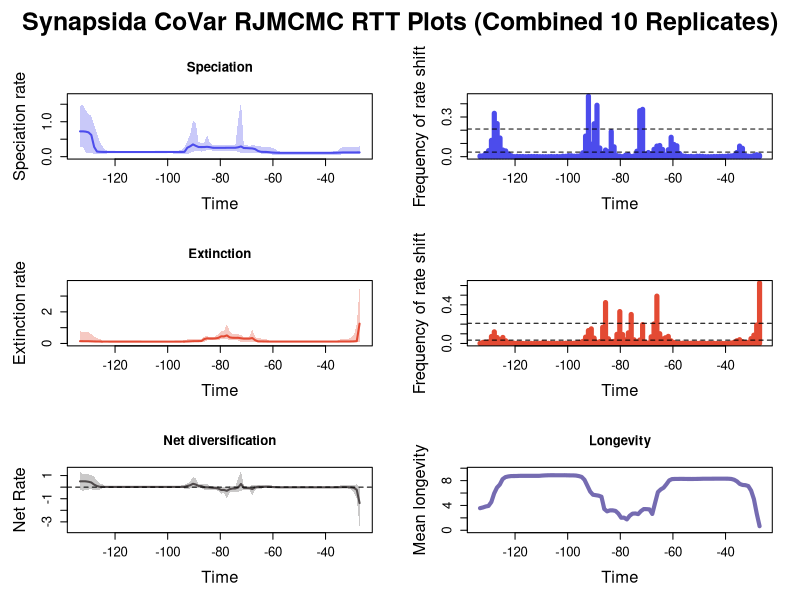

Source code (R):


pdf(file='C:/Users/SimoesLabAdmin/Documents/BDNN_Arielli/synapsida/mcmc_predictors/B_covar/B_covar_syn_RTT_plots.pdf',width=10, height=15)
par(mfrow=c(3,2), 
    oma=c(0,0,3,0),     # Increased top outer margin from 2 to 3
    mar=c(5,5,4,2)+0.1, # Increase plot margins for larger axis labels
    cex.lab=1.5,        # Increase axis label size
    cex.axis=1.2)       # Increase axis tick label size
library(scales)

time=c(-27.068001935, -28.141163805,-29.214325675,-30.287487545,-31.360649415,-32.433811285000004,-33.506973155,-34.580135025000004,-35.653296895,-36.726458765000004,-37.799620635,-38.872782505,-39.945944374999996,-41.019106245,-42.092268114999996,-43.165429985,-44.238591854999996,-45.311753725,-46.384915594999995,-47.458077465,-48.531239334999995,-49.604401205,-50.677563074999995,-51.750724945,-52.82388681500001,-53.897048685,-54.97021055500001,-56.043372425,-57.11653429500001,-58.189696165,-59.26285803500001,-60.336019905,-61.40918177500001,-62.482343645,-63.55550551500001,-64.628667385,-65.70182925499999,-66.774991125,-67.848152995,-68.921314865,-69.99447673499999,-71.067638605,-72.140800475,-73.213962345,-74.28712421499999,-75.360286085,-76.433447955,-77.50660982500001,-78.579771695,-79.652933565,-80.726095435,-81.79925730500001,-82.872419175,-83.945581045,-85.018742915,-86.09190478500001,-87.165066655,-88.238228525,-89.311390395,-90.38455226500001,-91.45771413499999,-92.530876005,-93.604037875,-94.67719974500001,-95.75036161500002,-96.823523485,-97.896685355,-98.96984722500001,-100.04300909500002,-101.116170965,-102.189332835,-103.26249470500001,-104.33565657500002,-105.408818445,-106.481980315,-107.55514218500001,-108.62830405500002,-109.701465925,-110.774627795,-111.84778966500001,-112.92095153500001,-113.994113405,-115.067275275,-116.140437145,-117.21359901500001,-118.28676088499999,-119.359922755,-120.433084625,-121.50624649500001,-122.57940836499999,-123.652570235,-124.725732105,-125.79889397500001,-126.87205584499999,-127.945217715,-129.01837958500002,-130.09154145500003,-131.16470332500003,-132.237865195,-133.31102706500002)
rate=c(0.12197343003695399, 0.12154615348035899,0.12100863934218622,0.12078875028353112,0.1207451426641504,0.12073337511692522,0.12023067201097942,0.11684402056210944,0.11269973799889077,0.1104877374672314,0.110144132265192,0.10970755889739267,0.10955530220045007,0.10952596609165424,0.10947882483961338,0.10943252265348799,0.10929068918592237,0.10943252265348799,0.10943252265348799,0.10943252265348799,0.10943252265348799,0.10947882483961338,0.10955530220045007,0.10955530220045007,0.10963916552368169,0.10963916552368169,0.10968049778728292,0.10968049778728292,0.10991137180836391,0.11071983476308918,0.11413015917818714,0.1186890303303946,0.1277962915618686,0.1349170601968093,0.13604179398134048,0.139917777744126,0.16439012496147298,0.21629644880437626,0.2354947403193049,0.2395326506064786,0.24504861349615695,0.24696379390458523,0.2922131186569009,0.2679601866201702,0.25448832202138444,0.2541085419927751,0.2541085419927751,0.2541085419927751,0.25245640439306993,0.2523849958803308,0.25229228975814977,0.2523849958803308,0.25393959088899776,0.27149062225908543,0.2817794444052515,0.27551147807128107,0.2744863887231296,0.2753361616230765,0.3098522887096541,0.3513055161107757,0.29619083005688773,0.2562928977584863,0.13755088268006582,0.13436568977643726,0.13414183436230848,0.13400634893632918,0.13387893874002632,0.13387893874002632,0.13367414159558294,0.1330837424471586,0.1330837424471586,0.13306047194630585,0.13306047194630585,0.13302792988370854,0.13302792988370854,0.13302792988370854,0.13302792988370854,0.13302792988370854,0.13302792988370854,0.13302792988370854,0.13302792988370854,0.13302792988370854,0.13302792988370854,0.13302792988370854,0.13302792988370854,0.13302792988370854,0.13302792988370854,0.1330798626065126,0.1330798626065126,0.13323573552619405,0.13425838655677286,0.13544748329930956,0.13823478309682025,0.14575855112671454,0.2780706825551443,0.619951681538655,0.6953202603705448,0.7163578118994737,0.7242103644978006,0.7242103644978006)
minHPD=c(0.075602528641189, 0.0751822533099565,0.07033167382995621,0.0751822533099565,0.0751822533099565,0.0751822533099565,0.07622589823685971,0.050074125544164044,0.050074125544164044,0.052722361990561885,0.0525200554719315,0.052722361990561885,0.053340978818243415,0.053340978818243415,0.053340978818243415,0.053340978818243415,0.053359108337496304,0.0525200554719315,0.0525200554719315,0.0525200554719315,0.0525200554719315,0.053340978818243415,0.053340978818243415,0.053340978818243415,0.053340978818243415,0.053340978818243415,0.05281048882043875,0.05281048882043875,0.0525200554719315,0.053340978818243415,0.050074125544164044,0.06037905368823029,0.0819300415501725,0.08725525438909948,0.08725525438909948,0.09133941941213147,0.09054198210555227,0.09658283582802146,0.102769821859814,0.102769821859814,0.10188742403249845,0.10188742403249845,0.10482575757159532,0.13927062877320417,0.17006840501281725,0.17369507802601777,0.1745696099913396,0.1745696099913396,0.16969833083069777,0.16969833083069777,0.16969833083069777,0.16969833083069777,0.16969833083069777,0.19156600553912426,0.19499326389567156,0.15334549134386985,0.14626280233711386,0.15073404511184518,0.17786881110350503,0.1399993217017564,0.10719866329299445,0.07666203814459031,0.0783652890553229,0.0783652890553229,0.08766964547221733,0.08766964547221733,0.09068383211198279,0.09068383211198279,0.09321558462251853,0.09480703070324714,0.09501682393621869,0.09501682393621869,0.09501682393621869,0.09501682393621869,0.09501682393621869,0.09501682393621869,0.09501682393621869,0.09501682393621869,0.09501682393621869,0.09501682393621869,0.09501682393621869,0.09501682393621869,0.09501682393621869,0.09501682393621869,0.09501682393621869,0.09480703070324714,0.09480703070324714,0.09501682393621869,0.09501682393621869,0.0928781015645706,0.08766964547221733,0.07666203814459031,0.07931796107233563,0.07666203814459031,0.08093456584927498,0.10576477218474309,0.10576477218474309,0.11475442593670084,0.2750956946809067,0.2640758807282162)
maxHPD=c(0.29174021810784334, 0.2851671409414155,0.26677696892440567,0.2649275057541869,0.2649275057541869,0.2649275057541869,0.26677696892440567,0.22737795824791143,0.157971841153782,0.14867660972574342,0.1463351038018324,0.14416486324902217,0.14416486324902217,0.14416486324902217,0.14416486324902217,0.144102914757969,0.144102914757969,0.14308864614600347,0.14308864614600347,0.14308864614600347,0.14308864614600347,0.144102914757969,0.14425678313897472,0.14430769398640272,0.14430769398640272,0.14430769398640272,0.14430769398640272,0.14430769398640272,0.1463351038018324,0.1525832538131198,0.22271228022683848,0.25579282075641385,0.2834997652939788,0.2866432682087968,0.2857556402219638,0.2915079558484967,0.3019080512825323,0.31933424046612985,0.32066561700675694,0.31867177651041906,0.320193877817911,0.32586500030493254,1.5743348823369554,1.0394955159627686,0.32586500030493254,0.32586500030493254,0.32586500030493254,0.32586500030493254,0.3225176841069828,0.3225176841069828,0.3225176841069828,0.3225176841069828,0.32590623173505073,0.3930281182065587,0.6224657112534723,0.4044761407883195,0.3930281182065587,0.41168340670190473,0.9438203222056334,1.0273582829856711,0.6346781068132665,0.4469990343174184,0.2830811745462836,0.18828192753609624,0.17512762836548626,0.17343831204018456,0.17441112213541946,0.17343831204018456,0.17441112213541946,0.17343831204018456,0.17343831204018456,0.17343831204018456,0.17343831204018456,0.17343831204018456,0.17343831204018456,0.17343831204018456,0.17343831204018456,0.17343831204018456,0.17343831204018456,0.17343831204018456,0.17343831204018456,0.17325720650970142,0.17343831204018456,0.17343831204018456,0.17343831204018456,0.17343831204018456,0.17382803058372218,0.17441112213541946,0.17441112213541946,0.17444930525154367,0.17767661030024648,0.2931337088111401,0.41329721028209787,0.6809455427735709,0.90741973317616,1.163067885687223,1.2290604778449776,1.3273940307575927,1.4799365291537798,1.4562925345091597)
remove_na = !is.na(rate)
time = time[remove_na]
plot(time,time,type = 'n', ylim = c(0, 1.731768370570651), xlim = c(-133.847608,-26.531421), ylab = 'Speciation rate', xlab = 'Time',main='Speciation' )
polygon(c(time, rev(time)), c(maxHPD[remove_na], rev(minHPD[remove_na])), col = alpha('#4c4cec',0.3), border = NA)
lines(time,rate[remove_na], col = '#4c4cec', lwd=2)
mtext("Synapsida CoVar RJMCMC RTT Plots (Combined 10 Replicates)", outer = TRUE, line = 0.5, cex = 1.5, font = 2)
mids=c(-27.073421944444448, -28.157423833333333,-29.241425722222225,-30.32542761111111,-31.4094295,-32.49343138888889,-33.57743327777778,-34.66143516666667,-35.745437055555556,-36.82943894444444,-37.91344083333333,-38.997442722222225,-40.08144461111111,-41.1654465,-42.24944838888889,-43.33345027777778,-44.41745216666667,-45.501454055555556,-46.58545594444444,-47.66945783333333,-48.753459722222225,-49.83746161111112,-50.9214635,-52.00546538888889,-53.08946727777778,-54.17346916666667,-55.257471055555555,-56.34147294444445,-57.42547483333333,-58.509476722222225,-59.59347861111111,-60.6774805,-61.76148238888889,-62.84548427777778,-63.92948616666667,-65.01348805555556,-66.09748994444446,-67.18149183333334,-68.26549372222223,-69.34949561111112,-70.4334975,-71.51749938888891,-72.60150127777779,-73.68550316666668,-74.76950505555557,-75.85350694444445,-76.93750883333334,-78.02151072222223,-79.10551261111112,-80.18951450000002,-81.2735163888889,-82.35751827777779,-83.44152016666668,-84.52552205555556,-85.60952394444446,-86.69352583333334,-87.77752772222223,-88.86152961111112,-89.9455315,-91.02953338888891,-92.11353527777779,-93.19753716666666,-94.28153905555557,-95.36554094444445,-96.44954283333335,-97.53354472222223,-98.61754661111111,-99.70154850000002,-100.7855503888889,-101.8695522777778,-102.95355416666668,-104.03755605555556,-105.12155794444446,-106.20555983333334,-107.28956172222225,-108.37356361111112,-109.4575655,-110.54156738888891,-111.62556927777779,-112.70957116666666,-113.79357305555557,-114.87757494444445,-115.96157683333335,-117.04557872222223,-118.12958061111111,-119.21358250000002,-120.2975843888889,-121.3815862777778,-122.46558816666668,-123.54959005555556,-124.63359194444446,-125.71759383333334,-126.80159572222225,-127.88559761111112,-128.9695995,-130.0536013888889,-131.13760327777777,-132.22160516666668,-133.30560705555556)
counts=c(0.01, 0.014444444444444444,0.0077777777777777776,0.0033333333333333335,0.0033333333333333335,0.01,0.06333333333333334,0.08,0.03111111111111111,0.008888888888888889,0.005555555555555556,0.005555555555555556,0.0022222222222222222,0.0022222222222222222,0.0022222222222222222,0.0011111111111111111,0.0011111111111111111,0.0,0.0,0.0,0.0022222222222222222,0.0033333333333333335,0.0033333333333333335,0.0,0.0022222222222222222,0.0011111111111111111,0.0033333333333333335,0.005555555555555556,0.023333333333333334,0.08222222222222222,0.09222222222222222,0.14666666666666667,0.052222222222222225,0.012222222222222223,0.05444444444444444,0.08444444444444445,0.08,0.05555555555555555,0.022222222222222223,0.03111111111111111,0.01888888888888889,0.35777777777777775,0.3477777777777778,0.04111111111111111,0.005555555555555556,0.0011111111111111111,0.015555555555555555,0.011111111111111112,0.0,0.0044444444444444444,0.0077777777777777776,0.07444444444444444,0.19,0.03777777777777778,0.05,0.024444444444444446,0.06555555555555556,0.3888888888888889,0.24888888888888888,0.09444444444444444,0.4577777777777778,0.15555555555555556,0.028888888888888888,0.006666666666666667,0.0044444444444444444,0.0033333333333333335,0.006666666666666667,0.0077777777777777776,0.0022222222222222222,0.0033333333333333335,0.0,0.0011111111111111111,0.0,0.0011111111111111111,0.0,0.0,0.0,0.0,0.0011111111111111111,0.0011111111111111111,0.0011111111111111111,0.0011111111111111111,0.0,0.0011111111111111111,0.0011111111111111111,0.0022222222222222222,0.0,0.006666666666666667,0.02,0.043333333333333335,0.05,0.1411111111111111,0.25,0.3277777777777778,0.12333333333333334,0.04555555555555556,0.024444444444444446,0.006666666666666667,0.005555555555555556)
plot(mids,counts,type = 'h', xlim = c(-133.847608,-26.531421), ylim=c(0,0.4577777777777778), ylab = 'Frequency of rate shift', xlab = 'Time',lwd=5,col='#4c4cec')
bf2 = 0.034508250409250284
bf6 = 0.2089214177133588
abline(h=bf2, lty=2)
abline(h=bf6, lty=2)

time=c(-27.068001935, -28.141163805,-29.214325675,-30.287487545,-31.360649415,-32.433811285000004,-33.506973155,-34.580135025000004,-35.653296895,-36.726458765000004,-37.799620635,-38.872782505,-39.945944374999996,-41.019106245,-42.092268114999996,-43.165429985,-44.238591854999996,-45.311753725,-46.384915594999995,-47.458077465,-48.531239334999995,-49.604401205,-50.677563074999995,-51.750724945,-52.82388681500001,-53.897048685,-54.97021055500001,-56.043372425,-57.11653429500001,-58.189696165,-59.26285803500001,-60.336019905,-61.40918177500001,-62.482343645,-63.55550551500001,-64.628667385,-65.70182925499999,-66.774991125,-67.848152995,-68.921314865,-69.99447673499999,-71.067638605,-72.140800475,-73.213962345,-74.28712421499999,-75.360286085,-76.433447955,-77.50660982500001,-78.579771695,-79.652933565,-80.726095435,-81.79925730500001,-82.872419175,-83.945581045,-85.018742915,-86.09190478500001,-87.165066655,-88.238228525,-89.311390395,-90.38455226500001,-91.45771413499999,-92.530876005,-93.604037875,-94.67719974500001,-95.75036161500002,-96.823523485,-97.896685355,-98.96984722500001,-100.04300909500002,-101.116170965,-102.189332835,-103.26249470500001,-104.33565657500002,-105.408818445,-106.481980315,-107.55514218500001,-108.62830405500002,-109.701465925,-110.774627795,-111.84778966500001,-112.92095153500001,-113.994113405,-115.067275275,-116.140437145,-117.21359901500001,-118.28676088499999,-119.359922755,-120.433084625,-121.50624649500001,-122.57940836499999,-123.652570235,-124.725732105,-125.79889397500001,-126.87205584499999,-127.945217715,-129.01837958500002,-130.09154145500003,-131.16470332500003,-132.237865195,-133.31102706500002)
rate=c(1.2528789955578812, 0.14646678728507917,0.13146517306017957,0.12622529097096957,0.1242296379319777,0.1237826438594683,0.12371832381359475,0.12278304510684898,0.12129457562104423,0.12022184367862973,0.11966042941075189,0.1194550116718922,0.11937478340548469,0.11937478340548469,0.11937478340548469,0.11937478340548469,0.11937478340548469,0.11942696665917799,0.11942696665917799,0.11942696665917799,0.11942696665917799,0.1195226811305336,0.11959948623359243,0.11966042941075189,0.11977279923370923,0.11973918299362109,0.11959948623359243,0.11959000694899277,0.11959000694899277,0.11959948623359243,0.11959948623359243,0.11966042941075189,0.12064169868950114,0.12284133454945916,0.12604251091679639,0.1279597616091796,0.1313474791937859,0.21051882038705183,0.3428656791996668,0.30803623582667794,0.30504348169107454,0.3047346685165786,0.32954768049895167,0.35807124006035135,0.35651431375065656,0.35958978938471164,0.386215854589543,0.5092176086824204,0.4453340854761766,0.4501102594287689,0.35489916374532043,0.3222335479475653,0.31110036508482913,0.3116787358010058,0.32266490913320134,0.27682692676300225,0.1533380874529522,0.14727286109287543,0.14514430256513022,0.14253438578691696,0.1332252596273557,0.12561212306482272,0.12062039017676138,0.11840216790686808,0.11776172139969962,0.1172014039171359,0.11677695284123607,0.11675793579061117,0.11667954985260703,0.11660121951595635,0.11660121951595635,0.11660121951595635,0.11660121951595635,0.11656109851639879,0.11656109851639879,0.11667954985260703,0.11675237286866799,0.11683751541158313,0.11756843564932891,0.11765789740746804,0.11765789740746804,0.11765789740746804,0.11765789740746804,0.11765789740746804,0.11765789740746804,0.11774124082202268,0.11778476729103012,0.11781556895726975,0.11788705319532647,0.1182328735147721,0.11851201633966407,0.11979759686997238,0.12215167216060993,0.12417854454945257,0.12696829834072176,0.13402336463992948,0.14039716936298255,0.1408358325859013,0.14253438578691696,0.14447725578646672)
minHPD=c(0.10187811656007006, 0.081483451300088,0.081483451300088,0.08847500800956669,0.08801529953806492,0.08489351323521153,0.08801529953806492,0.08801529953806492,0.081483451300088,0.08753091146268105,0.08828387581048179,0.08828387581048179,0.08847500800956669,0.08847500800956669,0.08847500800956669,0.08847500800956669,0.08847500800956669,0.08863804620610162,0.08863804620610162,0.08753091146268105,0.08753091146268105,0.08863804620610162,0.08847500800956669,0.08828387581048179,0.08828387581048179,0.08828387581048179,0.08801529953806492,0.08828387581048179,0.08801529953806492,0.08828387581048179,0.08828387581048179,0.08753091146268105,0.08458026999479036,0.07913715830289628,0.08753091146268105,0.08753091146268105,0.08378449304556632,0.08891151488492041,0.1169309927508425,0.09342910486637387,0.09342910486637387,0.09342910486637387,0.09488315609023158,0.18570831141135774,0.19456191544327409,0.18964699181556297,0.20155350637868705,0.27266376758169564,0.2813256025856453,0.2683190054590375,0.21113305438071686,0.20838720069964528,0.20785417160123318,0.20838720069964528,0.2015647954081809,0.11222093522277261,0.09801232772599812,0.0979493885159227,0.0979493885159227,0.09743677892199852,0.08938852299744203,0.07681103294121817,0.056550372406781166,0.06588491338653683,0.06577482624019704,0.07040430830980855,0.06519117059427464,0.06519117059427464,0.06519117059427464,0.06519117059427464,0.06519117059427464,0.06519117059427464,0.06519117059427464,0.06519117059427464,0.06519117059427464,0.06519117059427464,0.06519117059427464,0.06519117059427464,0.06519117059427464,0.06519117059427464,0.06519117059427464,0.06519117059427464,0.06519117059427464,0.06519117059427464,0.06519117059427464,0.06519117059427464,0.07040430830980855,0.07009178558893622,0.07040430830980855,0.0685317427369894,0.06661464049545153,0.06018594041916015,0.061688473269602605,0.061688473269602605,0.062206404992485205,0.07339779438482599,0.07040430830980855,0.07477464013841224,0.07040430830980855,0.08145261540454155)
maxHPD=c(3.4814464601079025, 1.211652672425394,0.5564803846783271,0.3638913778024606,0.2891989929498871,0.27146015042915805,0.2655717089946787,0.2514687845418404,0.17203187629849243,0.15907434600054998,0.1565256506088755,0.15580817501146715,0.1558301945084169,0.1558301945084169,0.1558301945084169,0.1558301945084169,0.1558301945084169,0.1558301945084169,0.1558301945084169,0.15422510538345766,0.15422510538345766,0.1558301945084169,0.1558301945084169,0.15580817501146715,0.1558301945084169,0.1558301945084169,0.1558301945084169,0.1558301945084169,0.1558301945084169,0.1565256506088755,0.1565256506088755,0.1565256506088755,0.16483084808251872,0.2598449681686791,0.2986849143608337,0.3144230943536637,0.3235400112766274,0.4037631981723871,0.9067502397577455,0.4327148868709681,0.425502832588847,0.42718247276492116,0.5218023853040284,0.6004236021323952,0.6004236021323952,0.6004236021323952,0.7548435010433714,1.2251672660482518,0.7780613224021775,0.7782758241631409,0.6187963074333148,0.4485402496106108,0.42393334725732634,0.42393334725732634,0.4552724255376872,0.4327607328183465,0.28925678804133803,0.2785475663311084,0.27533183475492845,0.27426766921991186,0.2715309712902245,0.2568138967306767,0.20503828800810028,0.15588898535319806,0.15290332278596735,0.1554378666602568,0.1493169465968568,0.1493169465968568,0.1488360089734191,0.1488360089734191,0.1488360089734191,0.1488360089734191,0.1488360089734191,0.1488360089734191,0.1488360089734191,0.1488360089734191,0.14914016511986805,0.1493169465968568,0.15002576467450768,0.15002576467450768,0.15002576467450768,0.15002576467450768,0.15002576467450768,0.15002576467450768,0.15002576467450768,0.15002576467450768,0.1554614738541061,0.1554614738541061,0.15588898535319806,0.15578901576367735,0.15578901576367735,0.1778265242301363,0.28941086170329755,0.32582894542816804,0.4291138350687424,0.5841735098014148,0.7002484038661847,0.7180606405540836,0.7276979193028172,0.7637438776953976)
remove_na = !is.na(rate)
time = time[remove_na]
plot(time,time,type = 'n', ylim = c(0, 3.829591106118693), xlim = c(-133.847608,-26.531421), ylab = 'Extinction rate', xlab = 'Time',main='Extinction' )
polygon(c(time, rev(time)), c(maxHPD[remove_na], rev(minHPD[remove_na])), col = alpha('#e34a33',0.3), border = NA)
lines(time,rate[remove_na], col = '#e34a33', lwd=2)
mids=c(-27.073421944444448, -28.157423833333333,-29.241425722222225,-30.32542761111111,-31.4094295,-32.49343138888889,-33.57743327777778,-34.66143516666667,-35.745437055555556,-36.82943894444444,-37.91344083333333,-38.997442722222225,-40.08144461111111,-41.1654465,-42.24944838888889,-43.33345027777778,-44.41745216666667,-45.501454055555556,-46.58545594444444,-47.66945783333333,-48.753459722222225,-49.83746161111112,-50.9214635,-52.00546538888889,-53.08946727777778,-54.17346916666667,-55.257471055555555,-56.34147294444445,-57.42547483333333,-58.509476722222225,-59.59347861111111,-60.6774805,-61.76148238888889,-62.84548427777778,-63.92948616666667,-65.01348805555556,-66.09748994444446,-67.18149183333334,-68.26549372222223,-69.34949561111112,-70.4334975,-71.51749938888891,-72.60150127777779,-73.68550316666668,-74.76950505555557,-75.85350694444445,-76.93750883333334,-78.02151072222223,-79.10551261111112,-80.18951450000002,-81.2735163888889,-82.35751827777779,-83.44152016666668,-84.52552205555556,-85.60952394444446,-86.69352583333334,-87.77752772222223,-88.86152961111112,-89.9455315,-91.02953338888891,-92.11353527777779,-93.19753716666666,-94.28153905555557,-95.36554094444445,-96.44954283333335,-97.53354472222223,-98.61754661111111,-99.70154850000002,-100.7855503888889,-101.8695522777778,-102.95355416666668,-104.03755605555556,-105.12155794444446,-106.20555983333334,-107.28956172222225,-108.37356361111112,-109.4575655,-110.54156738888891,-111.62556927777779,-112.70957116666666,-113.79357305555557,-114.87757494444445,-115.96157683333335,-117.04557872222223,-118.12958061111111,-119.21358250000002,-120.2975843888889,-121.3815862777778,-122.46558816666668,-123.54959005555556,-124.63359194444446,-125.71759383333334,-126.80159572222225,-127.88559761111112,-128.9695995,-130.0536013888889,-131.13760327777777,-132.22160516666668,-133.30560705555556)
counts=c(0.6266666666666667, 0.19111111111111112,0.08555555555555555,0.05,0.011111111111111112,0.008888888888888889,0.017777777777777778,0.03888888888888889,0.027777777777777776,0.011111111111111112,0.0044444444444444444,0.0011111111111111111,0.0,0.0,0.0,0.0,0.0011111111111111111,0.0,0.0011111111111111111,0.0,0.0033333333333333335,0.0022222222222222222,0.0011111111111111111,0.0022222222222222222,0.0022222222222222222,0.0022222222222222222,0.0011111111111111111,0.0022222222222222222,0.0022222222222222222,0.0,0.01,0.02666666666666667,0.07333333333333333,0.058888888888888886,0.04666666666666667,0.10111111111111111,0.49,0.20222222222222222,0.06888888888888889,0.0044444444444444444,0.011111111111111112,0.19444444444444445,0.035555555555555556,0.015555555555555555,0.03777777777777778,0.3,0.11,0.03666666666666667,0.09222222222222222,0.33,0.09444444444444444,0.021111111111111112,0.016666666666666666,0.04888888888888889,0.42333333333333334,0.16777777777777778,0.01888888888888889,0.012222222222222223,0.05555555555555555,0.1511111111111111,0.13333333333333333,0.06555555555555556,0.021111111111111112,0.011111111111111112,0.006666666666666667,0.0022222222222222222,0.0022222222222222222,0.0022222222222222222,0.0022222222222222222,0.0,0.0,0.0011111111111111111,0.0,0.0011111111111111111,0.0011111111111111111,0.005555555555555556,0.0077777777777777776,0.0011111111111111111,0.0,0.0,0.0,0.0,0.0,0.0,0.0033333333333333335,0.0022222222222222222,0.0022222222222222222,0.005555555555555556,0.01,0.027777777777777776,0.06222222222222222,0.04,0.06111111111111111,0.12,0.07222222222222222,0.015555555555555555,0.012222222222222223,0.011111111111111112,0.0011111111111111111)
plot(mids,counts,type = 'h', xlim = c(-133.847608,-26.531421), ylim=c(0,0.6266666666666667), ylab = 'Frequency of rate shift', xlab = 'Time',lwd=5,col='#e34a33')
abline(h=bf2, lty=2)
abline(h=bf6, lty=2)
#Net Diversification Rate
time=c(-27.068001935, -28.141163805,-29.214325675,-30.287487545,-31.360649415,-32.433811285000004,-33.506973155,-34.580135025000004,-35.653296895,-36.726458765000004,-37.799620635,-38.872782505,-39.945944374999996,-41.019106245,-42.092268114999996,-43.165429985,-44.238591854999996,-45.311753725,-46.384915594999995,-47.458077465,-48.531239334999995,-49.604401205,-50.677563074999995,-51.750724945,-52.82388681500001,-53.897048685,-54.97021055500001,-56.043372425,-57.11653429500001,-58.189696165,-59.26285803500001,-60.336019905,-61.40918177500001,-62.482343645,-63.55550551500001,-64.628667385,-65.70182925499999,-66.774991125,-67.848152995,-68.921314865,-69.99447673499999,-71.067638605,-72.140800475,-73.213962345,-74.28712421499999,-75.360286085,-76.433447955,-77.50660982500001,-78.579771695,-79.652933565,-80.726095435,-81.79925730500001,-82.872419175,-83.945581045,-85.018742915,-86.09190478500001,-87.165066655,-88.238228525,-89.311390395,-90.38455226500001,-91.45771413499999,-92.530876005,-93.604037875,-94.67719974500001,-95.75036161500002,-96.823523485,-97.896685355,-98.96984722500001,-100.04300909500002,-101.116170965,-102.189332835,-103.26249470500001,-104.33565657500002,-105.408818445,-106.481980315,-107.55514218500001,-108.62830405500002,-109.701465925,-110.774627795,-111.84778966500001,-112.92095153500001,-113.994113405,-115.067275275,-116.140437145,-117.21359901500001,-118.28676088499999,-119.359922755,-120.433084625,-121.50624649500001,-122.57940836499999,-123.652570235,-124.725732105,-125.79889397500001,-126.87205584499999,-127.945217715,-129.01837958500002,-130.09154145500003,-131.16470332500003,-132.237865195,-133.31102706500002)
net_rate=c(-1.37670053707034, -0.22886941327565144,-0.06157006242018915,-0.020100227303009126,-0.004219623393581218,-0.001676206459142187,-0.001166570260146276,-0.008232036770466506,-0.013777095072724328,-0.014354558454172823,-0.013560601229953237,-0.013496636661680845,-0.013752296845335056,-0.01380907553273626,-0.013891662120167781,-0.013933578396202457,-0.014024262736509276,-0.01401399382555185,-0.01401399382555185,-0.014052485336764434,-0.014052485336764434,-0.014202000813518599,-0.014210436468197803,-0.01414638513216428,-0.014163525811128848,-0.014121054263242946,-0.013894311949433457,-0.013779363200672351,-0.013117777851087366,-0.010828383787733997,-0.0015216016684607922,0.010427976315163855,0.028656687128281344,0.03493802543592384,0.024015972051803766,0.02243612323191911,0.025658316091429996,-0.024568513153074303,-0.16610526967895045,-0.07846072116219313,-0.06949368157862608,-0.06207442837591235,0.27193980991472505,-0.034329145279466934,-0.11302566445525258,-0.11954092093852606,-0.17447723114233868,-0.31893483861416483,-0.24120585349903184,-0.24548826414482972,-0.12242806817618203,-0.07128850071486781,-0.05988353445835825,-0.03330720909796811,-0.011663787850055176,-0.009632716246222337,0.09019229549476335,0.09856441040207847,0.22501046345811623,0.2919515848915162,0.16087767231231714,0.10502821207775377,0.027030055234141794,0.022263065831384585,0.02137735461434936,0.021861431949257618,0.02210745109877186,0.02175016278002847,0.021273079024824174,0.0205441287128474,0.02042854695150251,0.020330331525588812,0.020330331525588812,0.020322346304114686,0.020322346304114686,0.020241360098842143,0.01999613336062889,0.019661266931941427,0.019137093759249154,0.019117395191806108,0.019107034826652432,0.019055954978911434,0.019039390814615587,0.019045411293365653,0.019045411293365653,0.018963638264841643,0.01880455163913851,0.018833293546618054,0.01874716192170784,0.01878744431395607,0.021329051168945585,0.02696249839373907,0.029167002102098275,0.09595501775068337,0.21839586005659287,0.40186048743291286,0.46516995445163634,0.5015298843380712,0.5071632334340477,0.5007336181473337)
net_minHPD=c(-3.3859003662016502, -1.0202733050298225,-0.46055721302987623,-0.221358435621888,-0.11241252754407402,-0.10908326844463131,-0.10803854970621532,-0.10803854970621532,-0.09063903683969488,-0.07397864843924346,-0.06482226716587991,-0.06482226716587991,-0.06482226716587991,-0.06482226716587991,-0.06482226716587991,-0.06482226716587991,-0.06482226716587991,-0.06482226716587991,-0.06482226716587991,-0.06482226716587991,-0.06482226716587991,-0.06482226716587991,-0.06482226716587991,-0.06482226716587991,-0.06482226716587991,-0.06482226716587991,-0.06482226716587991,-0.06482226716587991,-0.06620840035747702,-0.07620856142576815,-0.07817864229911323,-0.06667439329522627,-0.05053584144068453,-0.06229906441378723,-0.10074793363406068,-0.13980349195054237,-0.16023043436623613,-0.23963022712833193,-0.7387579675770969,-0.2723726645576571,-0.2559465482585525,-0.2568774065987335,-0.3199376742120704,-0.4017230586934774,-0.3880187990260376,-0.38996858423749503,-0.46891307141875344,-0.9903123355755712,-0.537170031402229,-0.5521518944470369,-0.34840062336597954,-0.2179269823389705,-0.20783238817829036,-0.21749100746538153,-0.1999332030064117,-0.24456792894206386,-0.07847979419408757,-0.049569205140372635,-0.07609968666136335,-0.04750136903058333,-0.11009236766313221,-0.15516982835805446,-0.12710583310876428,-0.03254169063881422,-0.03204720493881956,-0.031096332617513225,-0.031096332617513225,-0.03254169063881422,-0.029473587207110588,-0.03204720493881956,-0.03204720493881956,-0.03204720493881956,-0.03204720493881956,-0.03204720493881956,-0.03204720493881956,-0.03204720493881956,-0.03204720493881956,-0.03254169063881422,-0.03254169063881422,-0.03254169063881422,-0.03254169063881422,-0.03204720493881956,-0.03204720493881956,-0.03204720493881956,-0.03204720493881956,-0.03204720493881956,-0.03204720493881956,-0.03254169063881422,-0.029473587207110588,-0.03254169063881422,-0.03744691488815713,-0.0973518001909997,-0.22986135710486963,-0.24878776718564705,-0.2516322941444383,-0.16852794156522433,-0.20895215278827783,-0.2318512708644937,-0.3084080621897717,-0.18774918310736888)
net_maxHPD=c(0.005158169390215045, 0.23669201442773818,0.19022265525981952,0.19022265525981952,0.17553658766002794,0.1557459144346336,0.14793971125520927,0.14793971125520927,0.09749361052912923,0.040066932418707735,0.040066932418707735,0.03742683095589554,0.034486941536709656,0.03437646340229433,0.03437646340229433,0.03437646340229433,0.03347596153936691,0.03317098344739637,0.03317098344739637,0.03317098344739637,0.03317098344739637,0.03317098344739637,0.03306419138113158,0.03317098344739637,0.03341989929102912,0.03341989929102912,0.03434650155668255,0.03347596153936691,0.03477715769444885,0.03477715769444885,0.11346599412474706,0.14517182730710856,0.18383985670709346,0.19652058451592186,0.18383985670709346,0.18414996423038468,0.19593999837606263,0.18592685199567158,0.18034022148911186,0.08757312288317799,0.10588983133462448,0.12114050194609727,1.3668897379615332,0.7807030219281951,0.07910875409874352,0.07119057417207272,0.06737317227306272,0.012605994897285755,-0.02748654370452347,-0.02919123084349784,0.08730777217242636,0.08033163010569253,0.07772666168913259,0.10106931727765203,0.33467518339829566,0.2296060192719618,0.23861943488783688,0.25671423739291094,0.7361044855643089,0.9058649844972559,0.46844031845934975,0.3093163979453869,0.19317066384278797,0.15290373608399227,0.08264934653120902,0.07693987541893252,0.07197958415252091,0.06973808657293432,0.07064208441289935,0.06493838914981963,0.06459316796884719,0.06493838914981963,0.06493838914981963,0.06493838914981963,0.06493838914981963,0.06493838914981963,0.06630048018321091,0.06493838914981963,0.06432360681173216,0.06432360681173216,0.06432360681173216,0.06432360681173216,0.06432360681173216,0.06432360681173216,0.06432360681173216,0.06432360681173216,0.06432360681173216,0.06493838914981963,0.06865937079179715,0.06973808657293432,0.08552297713618846,0.23923671740966146,0.32556404994991345,0.5946863231564895,0.88489746040861,1.0819559749268923,1.0974304844501024,1.1474969879965615,1.1474969879965615,1.3257315825378586)
remove_na = !is.na(net_rate)
time = time[remove_na]
plot(time,time,type = 'n', ylim = c(-3.7244904028218158, 1.5035787117576866), xlim = c(-133.847608,-26.531421), ylab = 'Net Rate', xlab = 'Time',lwd=2, main='Net diversification', col= '#504A4B' )
polygon(c(time, rev(time)), c(net_maxHPD[remove_na], rev(net_minHPD[remove_na])), col = alpha('#504A4B',0.3), border = NA)
lines(time,net_rate[remove_na], col = '#504A4B', lwd=2)
abline(h=0,lty=2)


time=c(-27.068001935, -28.141163805,-29.214325675,-30.287487545,-31.360649415,-32.433811285000004,-33.506973155,-34.580135025000004,-35.653296895,-36.726458765000004,-37.799620635,-38.872782505,-39.945944374999996,-41.019106245,-42.092268114999996,-43.165429985,-44.238591854999996,-45.311753725,-46.384915594999995,-47.458077465,-48.531239334999995,-49.604401205,-50.677563074999995,-51.750724945,-52.82388681500001,-53.897048685,-54.97021055500001,-56.043372425,-57.11653429500001,-58.189696165,-59.26285803500001,-60.336019905,-61.40918177500001,-62.482343645,-63.55550551500001,-64.628667385,-65.70182925499999,-66.774991125,-67.848152995,-68.921314865,-69.99447673499999,-71.067638605,-72.140800475,-73.213962345,-74.28712421499999,-75.360286085,-76.433447955,-77.50660982500001,-78.579771695,-79.652933565,-80.726095435,-81.79925730500001,-82.872419175,-83.945581045,-85.018742915,-86.09190478500001,-87.165066655,-88.238228525,-89.311390395,-90.38455226500001,-91.45771413499999,-92.530876005,-93.604037875,-94.67719974500001,-95.75036161500002,-96.823523485,-97.896685355,-98.96984722500001,-100.04300909500002,-101.116170965,-102.189332835,-103.26249470500001,-104.33565657500002,-105.408818445,-106.481980315,-107.55514218500001,-108.62830405500002,-109.701465925,-110.774627795,-111.84778966500001,-112.92095153500001,-113.994113405,-115.067275275,-116.140437145,-117.21359901500001,-118.28676088499999,-119.359922755,-120.433084625,-121.50624649500001,-122.57940836499999,-123.652570235,-124.725732105,-125.79889397500001,-126.87205584499999,-127.945217715,-129.01837958500002,-130.09154145500003,-131.16470332500003,-132.237865195,-133.31102706500002)
rate=c(0.6549529841773821, 2.683178961707103,5.009200326645789,6.398060701287235,7.128355848798767,7.2652577418691076,7.302475703462931,7.463803842089222,7.880362873033553,8.141760072665766,8.269887495428163,8.307045587387112,8.313176723252091,8.313176723252091,8.313176723252091,8.313176723252091,8.313176723252091,8.3076380443215,8.3076380443215,8.304982330697616,8.304982330697616,8.288544630405333,8.277384200192014,8.27324238301025,8.264598079716938,8.266597102663711,8.2718466814539,8.279492483053373,8.284261860130549,8.271830051550932,8.271830051550932,8.248047997250438,8.042759926706601,7.412048101151177,6.855578249679663,6.582013903107197,6.160071592645214,4.4183409180131985,2.62648192934781,3.365762483894503,3.406200541835193,3.4174507279930886,3.09348916981513,2.6034157532654816,2.707847950671774,2.676622140846684,2.337208353214884,1.747374987653551,2.036282191266128,2.019920021868237,2.688612647310496,3.115109945285039,3.2076901289604143,3.2044563538088795,3.047174731355582,3.4256414273365685,5.410316136031437,5.577760930973365,5.651033565756274,5.724146463441895,6.2416983812191535,7.190786253803784,8.131311995062354,8.59573526909459,8.733213025813876,8.816425728915211,8.842897792796853,8.84487409348246,8.854010174262749,8.86725577720131,8.865473998969243,8.865473998969243,8.865473998969243,8.867903483246918,8.867903483246918,8.860414311687146,8.841204050685455,8.815105850618751,8.774561742089926,8.77304535369362,8.77304535369362,8.77304535369362,8.77304535369362,8.77304535369362,8.77304535369362,8.769776582728504,8.747172240331162,8.740088073126445,8.73351350173769,8.674574741849344,8.568108014855135,8.242999285123805,7.365009681344308,6.873809940319696,5.93674495935531,4.545168124471985,3.9243703523771987,3.8287799187845377,3.671931592181115,3.5590406342091336)
minHPD=c(0.6549529841773821, 2.683178961707103,5.009200326645789,6.398060701287235,7.128355848798767,7.2652577418691076,7.302475703462931,7.463803842089222,7.880362873033553,8.141760072665766,8.269887495428163,8.307045587387112,8.313176723252091,8.313176723252091,8.313176723252091,8.313176723252091,8.313176723252091,8.3076380443215,8.3076380443215,8.304982330697616,8.304982330697616,8.288544630405333,8.277384200192014,8.27324238301025,8.264598079716938,8.266597102663711,8.2718466814539,8.279492483053373,8.284261860130549,8.271830051550932,8.271830051550932,8.248047997250438,8.042759926706601,7.412048101151177,6.855578249679663,6.582013903107197,6.160071592645214,4.4183409180131985,2.62648192934781,3.365762483894503,3.406200541835193,3.4174507279930886,3.09348916981513,2.6034157532654816,2.707847950671774,2.676622140846684,2.337208353214884,1.747374987653551,2.036282191266128,2.019920021868237,2.688612647310496,3.115109945285039,3.2076901289604143,3.2044563538088795,3.047174731355582,3.4256414273365685,5.410316136031437,5.577760930973365,5.651033565756274,5.724146463441895,6.2416983812191535,7.190786253803784,8.131311995062354,8.59573526909459,8.733213025813876,8.816425728915211,8.842897792796853,8.84487409348246,8.854010174262749,8.86725577720131,8.865473998969243,8.865473998969243,8.865473998969243,8.867903483246918,8.867903483246918,8.860414311687146,8.841204050685455,8.815105850618751,8.774561742089926,8.77304535369362,8.77304535369362,8.77304535369362,8.77304535369362,8.77304535369362,8.77304535369362,8.769776582728504,8.747172240331162,8.740088073126445,8.73351350173769,8.674574741849344,8.568108014855135,8.242999285123805,7.365009681344308,6.873809940319696,5.93674495935531,4.545168124471985,3.9243703523771987,3.8287799187845377,3.671931592181115,3.5590406342091336)
maxHPD=c(0.6549529841773821, 2.683178961707103,5.009200326645789,6.398060701287235,7.128355848798767,7.2652577418691076,7.302475703462931,7.463803842089222,7.880362873033553,8.141760072665766,8.269887495428163,8.307045587387112,8.313176723252091,8.313176723252091,8.313176723252091,8.313176723252091,8.313176723252091,8.3076380443215,8.3076380443215,8.304982330697616,8.304982330697616,8.288544630405333,8.277384200192014,8.27324238301025,8.264598079716938,8.266597102663711,8.2718466814539,8.279492483053373,8.284261860130549,8.271830051550932,8.271830051550932,8.248047997250438,8.042759926706601,7.412048101151177,6.855578249679663,6.582013903107197,6.160071592645214,4.4183409180131985,2.62648192934781,3.365762483894503,3.406200541835193,3.4174507279930886,3.09348916981513,2.6034157532654816,2.707847950671774,2.676622140846684,2.337208353214884,1.747374987653551,2.036282191266128,2.019920021868237,2.688612647310496,3.115109945285039,3.2076901289604143,3.2044563538088795,3.047174731355582,3.4256414273365685,5.410316136031437,5.577760930973365,5.651033565756274,5.724146463441895,6.2416983812191535,7.190786253803784,8.131311995062354,8.59573526909459,8.733213025813876,8.816425728915211,8.842897792796853,8.84487409348246,8.854010174262749,8.86725577720131,8.865473998969243,8.865473998969243,8.865473998969243,8.867903483246918,8.867903483246918,8.860414311687146,8.841204050685455,8.815105850618751,8.774561742089926,8.77304535369362,8.77304535369362,8.77304535369362,8.77304535369362,8.77304535369362,8.77304535369362,8.769776582728504,8.747172240331162,8.740088073126445,8.73351350173769,8.674574741849344,8.568108014855135,8.242999285123805,7.365009681344308,6.873809940319696,5.93674495935531,4.545168124471985,3.9243703523771987,3.8287799187845377,3.671931592181115,3.5590406342091336)
remove_na = !is.na(rate)
time = time[remove_na]
plot(time,time,type = 'n', ylim = c(0, 9.754693831571611), xlim = c(-133.847608,-26.531421), ylab = 'Mean longevity', xlab = 'Time',main='Longevity' )
polygon(c(time, rev(time)), c(maxHPD[remove_na], rev(minHPD[remove_na])), col = alpha('#756bb1',0.3), border = NA)
lines(time,rate[remove_na], col = '#756bb1', lwd=4)

n <- dev.off()
